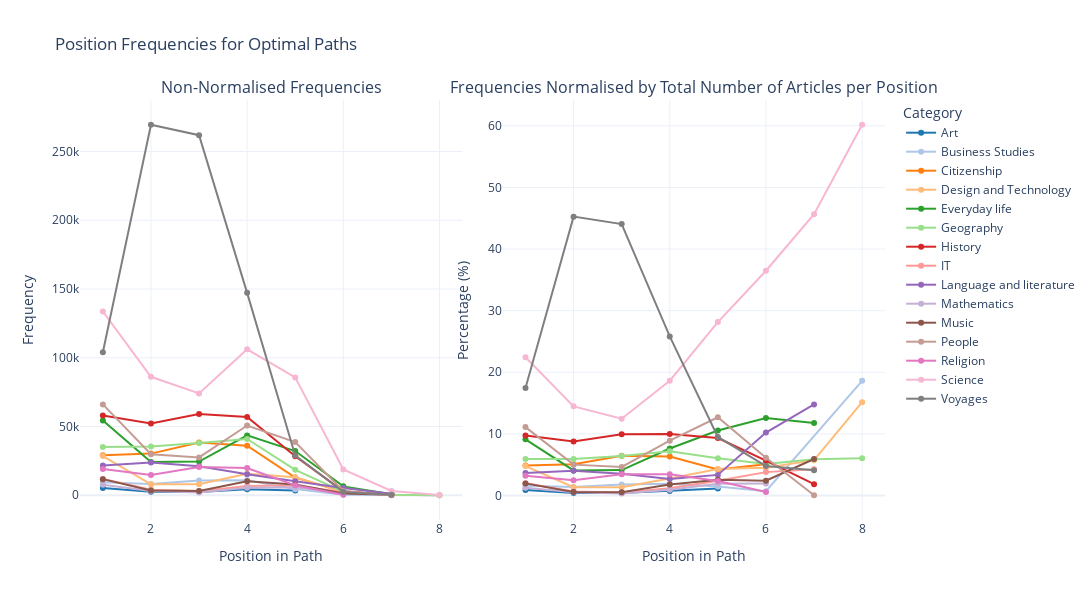

Source (notebook cell):
### Code cell
opt_paths = analyze_categories_paths(optimal_paths, df_categories_filtered, users=False, omit_loops=False)
df_position_opt_data = get_position_frequencies(opt_paths, max_position=15)
plot_position_line(df_position_opt_data, df_article, title="Position Frequencies for Optimal Paths")

### Figure 1 — Plotly figure (JSON) as saved in the notebook; plotly's stock layout.template omitted (floating-point values rounded to 4 significant figures)
{"data": [{"line": {"color": "rgb(31.0,119.0,180.0)"}, "mode": "lines+markers", "name": "Art", "type": "scatter", "x": [1, 2, 3, 4, 5], "xaxis": "x", "y": [5340, 2521, 2402, 4286, 3495], "yaxis": "y"}, {"line": {"color": "rgb(174.0,199.0,232.0)"}, "mode": "lines+markers", "name": "Business Studies", "type": "scatter", "x": [1, 2, 3, 4, 5, 6, 8], "xaxis": "x", "y": [9382, 8206, 10728, 10987, 4457, 355, 43], "yaxis": "y"}, {"line": {"color": "rgb(255.0,127.0,14.0)"}, "mode": "lines+markers", "name": "Citizenship", "type": "scatter", "x": [1, 2, 3, 4, 5, 6], "xaxis": "x", "y": [29073, 30288, 38417, 36012, 12895, 2610], "yaxis": "y"}, {"line": {"color": "rgb(255.0,187.0,120.0)"}, "mode": "lines+markers", "name": "Design and Technology", "type": "scatter", "x": [1, 2, 3, 4, 5, 6, 7, 8], "xaxis": "x", "y": [28463, 8013, 8081, 15691, 13131, 2309, 395, 35], "yaxis": "y"}, {"line": {"color": "rgb(44.0,160.0,44.0)"}, "mode": "lines+markers", "name": "Everyday life", "type": "scatter", "x": [1, 2, 3, 4, 5, 6, 7], "xaxis": "x", "y": [54330, 24259, 24533, 43523, 32159, 6460, 810], "yaxis": "y"}, {"line": {"color": "rgb(152.0,223.0,138.0)"}, "mode": "lines+markers", "name": "Geography", "type": "scatter", "x": [1, 2, 3, 4, 5, 6, 7, 8], "xaxis": "x", "y": [35185, 35378, 38077, 40984, 18466, 2624, 405, 14], "yaxis": "y"}, {"line": {"color": "rgb(214.0,39.0,40.0)"}, "mode": "lines+markers", "name": "History", "type": "scatter", "x": [1, 2, 3, 4, 5, 6, 7], "xaxis": "x", "y": [58034, 52150, 59125, 56972, 28423, 2903, 127], "yaxis": "y"}, {"line": {"color": "rgb(255.0,152.0,150.0)"}, "mode": "lines+markers", "name": "IT", "type": "scatter", "x": [1, 2, 3, 4, 5, 6, 7], "xaxis": "x", "y": [11804, 3944, 3007, 6789, 7268, 1948, 294], "yaxis": "y"}, {"line": {"color": "rgb(148.0,103.0,189.0)"}, "mode": "lines+markers", "name": "Language and literature", "type": "scatter", "x": [1, 2, 3, 4, 5, 6, 7], "xaxis": "x", "y": [21723, 23831, 21106, 15241, 10196, 5238, 1019], "yaxis": "y"}, {"line": {"color": "rgb(197.0,176.0,213.0)"}, "mode": "lines+markers", "name": "Mathematics", "type": "scatter", "x": [1, 2, 3, 4, 5, 6], "xaxis": "x", "y": [7581, 3168, 1950, 5431, 5794, 1005], "yaxis": "y"}, {"line": {"color": "rgb(140.0,86.0,75.0)"}, "mode": "lines+markers", "name": "Music", "type": "scatter", "x": [1, 2, 3, 4, 5, 6, 7], "xaxis": "x", "y": [11719, 3440, 3080, 10258, 7748, 1237, 408], "yaxis": "y"}, {"line": {"color": "rgb(196.0,156.0,148.0)"}, "mode": "lines+markers", "name": "People", "type": "scatter", "x": [1, 2, 3, 4, 5, 6, 7], "xaxis": "x", "y": [66090, 29852, 27539, 50734, 38680, 3146, 3], "yaxis": "y"}, {"line": {"color": "rgb(227.0,119.0,194.0)"}, "mode": "lines+markers", "name": "Religion", "type": "scatter", "x": [1, 2, 3, 4, 5, 6], "xaxis": "x", "y": [19062, 14696, 20560, 19751, 7209, 297], "yaxis": "y"}, {"line": {"color": "rgb(247.0,182.0,210.0)"}, "mode": "lines+markers", "name": "Science", "type": "scatter", "x": [1, 2, 3, 4, 5, 6, 7, 8], "xaxis": "x", "y": [133636, 86166, 74043, 106177, 85726, 18709, 3146, 139], "yaxis": "y"}, {"line": {"color": "rgb(127.0,127.0,127.0)"}, "mode": "lines+markers", "name": "Voyages", "type": "scatter", "x": [1, 2, 3, 4, 5, 6, 7], "xaxis": "x", "y": [103982, 269492, 261880, 147216, 28946, 2449, 282], "yaxis": "y"}, {"line": {"color": "rgb(31.0,119.0,180.0)"}, "mode": "lines+markers", "name": "Art", "showlegend": false, "type": "scatter", "x": [1, 2, 3, 4, 5], "xaxis": "x2", "y": [0.8969, 0.4234, 0.404, 0.7519, 1.147], "yaxis": "y2"}, {"line": {"color": "rgb(174.0,199.0,232.0)"}, "mode": "lines+markers", "name": "Business Studies", "showlegend": false, "type": "scatter", "x": [1, 2, 3, 4, 5, 6, 8], "xaxis": "x2", "y": [1.576, 1.378, 1.804, 1.927, 1.463, 0.6921, 18.61], "yaxis": "y2"}, {"line": {"color": "rgb(255.0,127.0,14.0)"}, "mode": "lines+markers", "name": "Citizenship", "showlegend": false, "type": "scatter", "x": [1, 2, 3, 4, 5, 6], "xaxis": "x2", "y": [4.883, 5.087, 6.462, 6.317, 4.234, 5.089], "yaxis": "y2"}, {"line": {"color": "rgb(255.0,187.0,120.0)"}, "mode": "lines+markers", "name": "Design and Technology", "showlegend": false, "type": "scatter", "x": [1, 2, 3, 4, 5, 6, 7, 8], "xaxis": "x2", "y": [4.78, 1.346, 1.359, 2.753, 4.311, 4.502, 5.734, 15.15], "yaxis": "y2"}, {"line": {"color": "rgb(44.0,160.0,44.0)"}, "mode": "lines+markers", "name": "Everyday life", "showlegend": false, "type": "scatter", "x": [1, 2, 3, 4, 5, 6, 7], "xaxis": "x2", "y": [9.125, 4.074, 4.126, 7.635, 10.56, 12.6, 11.76], "yaxis": "y2"}, {"line": {"color": "rgb(152.0,223.0,138.0)"}, "mode": "lines+markers", "name": "Geography", "showlegend": false, "type": "scatter", "x": [1, 2, 3, 4, 5, 6, 7, 8], "xaxis": "x2", "y": [5.909, 5.942, 6.405, 7.19, 6.063, 5.116, 5.879, 6.061], "yaxis": "y2"}, {"line": {"color": "rgb(214.0,39.0,40.0)"}, "mode": "lines+markers", "name": "History", "showlegend": false, "type": "scatter", "x": [1, 2, 3, 4, 5, 6, 7], "xaxis": "x2", "y": [9.747, 8.759, 9.945, 9.994, 9.331, 5.66, 1.844], "yaxis": "y2"}, {"line": {"color": "rgb(255.0,152.0,150.0)"}, "mode": "lines+markers", "name": "IT", "showlegend": false, "type": "scatter", "x": [1, 2, 3, 4, 5, 6, 7], "xaxis": "x2", "y": [1.983, 0.6624, 0.5058, 1.191, 2.386, 3.798, 4.268], "yaxis": "y2"}, {"line": {"color": "rgb(148.0,103.0,189.0)"}, "mode": "lines+markers", "name": "Language and literature", "showlegend": false, "type": "scatter", "x": [1, 2, 3, 4, 5, 6, 7], "xaxis": "x2", "y": [3.648, 4.002, 3.55, 2.674, 3.347, 10.21, 14.79], "yaxis": "y2"}, {"line": {"color": "rgb(197.0,176.0,213.0)"}, "mode": "lines+markers", "name": "Mathematics", "showlegend": false, "type": "scatter", "x": [1, 2, 3, 4, 5, 6], "xaxis": "x2", "y": [1.273, 0.5321, 0.328, 0.9527, 1.902, 1.959], "yaxis": "y2"}, {"line": {"color": "rgb(140.0,86.0,75.0)"}, "mode": "lines+markers", "name": "Music", "showlegend": false, "type": "scatter", "x": [1, 2, 3, 4, 5, 6, 7], "xaxis": "x2", "y": [1.968, 0.5778, 0.5181, 1.799, 2.544, 2.412, 5.922], "yaxis": "y2"}, {"line": {"color": "rgb(196.0,156.0,148.0)"}, "mode": "lines+markers", "name": "People", "showlegend": false, "type": "scatter", "x": [1, 2, 3, 4, 5, 6, 7], "xaxis": "x2", "y": [11.1, 5.014, 4.632, 8.9, 12.7, 6.134, 0.04355], "yaxis": "y2"}, {"line": {"color": "rgb(227.0,119.0,194.0)"}, "mode": "lines+markers", "name": "Religion", "showlegend": false, "type": "scatter", "x": [1, 2, 3, 4, 5, 6], "xaxis": "x2", "y": [3.202, 2.468, 3.458, 3.465, 2.367, 0.5791], "yaxis": "y2"}, {"line": {"color": "rgb(247.0,182.0,210.0)"}, "mode": "lines+markers", "name": "Science", "showlegend": false, "type": "scatter", "x": [1, 2, 3, 4, 5, 6, 7, 8], "xaxis": "x2", "y": [22.44, 14.47, 12.45, 18.63, 28.14, 36.48, 45.67, 60.17], "yaxis": "y2"}, {"line": {"color": "rgb(127.0,127.0,127.0)"}, "mode": "lines+markers", "name": "Voyages", "showlegend": false, "type": "scatter", "x": [1, 2, 3, 4, 5, 6, 7], "xaxis": "x2", "y": [17.46, 45.26, 44.05, 25.83, 9.503, 4.775, 4.093], "yaxis": "y2"}], "layout": {"annotations": [{"font": {"size": 16}, "showarrow": false, "text": "Non-Normalised Frequencies", "x": 0.2375, "xanchor": "center", "xref": "paper", "y": 1, "yanchor": "bottom", "yref": "paper"}, {"font": {"size": 16}, "showarrow": false, "text": "Frequencies Normalised by Total Number of Articles per Position", "x": 0.7625, "xanchor": "center", "xref": "paper", "y": 1, "yanchor": "bottom", "yref": "paper"}], "height": 600, "legend": {"title": {"text": "Category"}}, "title": {"text": "Position Frequencies for Optimal Paths"}, "width": 1200, "xaxis": {"anchor": "y", "domain": [0, 0.475], "title": {"text": "Position in Path"}}, "xaxis2": {"anchor": "y2", "domain": [0.525, 1], "title": {"text": "Position in Path"}}, "yaxis": {"anchor": "x", "domain": [0, 1], "title": {"text": "Frequency"}}, "yaxis2": {"anchor": "x2", "domain": [0, 1], "title": {"text": "Percentage (%)"}}}}
